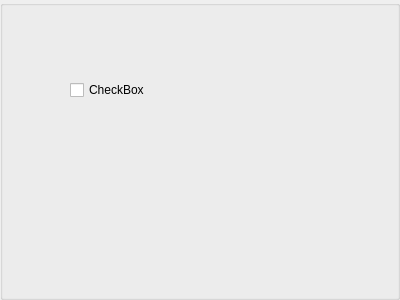
<?xml version="1.0" encoding="UTF-8"?>
<ui version="4.0">
 <class>SampleWidgets</class>
 <widget class="QGroupBox" name="SampleWidgets">
  <property name="geometry">
   <rect>
    <x>0</x>
    <y>0</y>
    <width>400</width>
    <height>300</height>
   </rect>
  </property>
  <property name="windowTitle">
   <string>GroupBox</string>
  </property>
  <widget class="QCheckBox" name="checkBox1">
   <property name="geometry">
    <rect>
     <x>70</x>
     <y>80</y>
     <width>86</width>
     <height>20</height>
    </rect>
   </property>
   <property name="text">
    <string>CheckBox</string>
   </property>
  </widget>
 </widget>
 <resources/>
 <connections/>
</ui>
